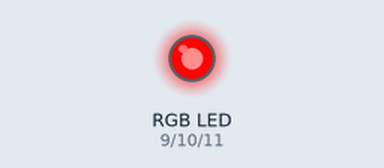
A sketch run on a simulated Arduino Uno, built with avr-gcc and run on an emulated ATmega328P. Shown: an RGB LED mixed from three pins (HIGH = lit). Dim RGB values are drawn brighter than linear.

Above: at 0.05 s.
At 1.0 s:
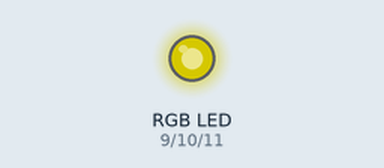
At 1.95 s:
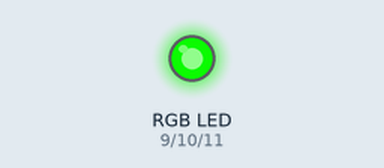
At 3.9 s:
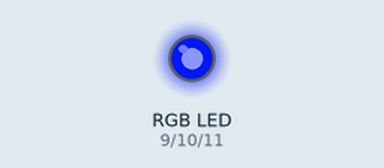
At 5.85 s:
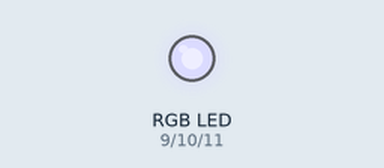
At 7.8 s:
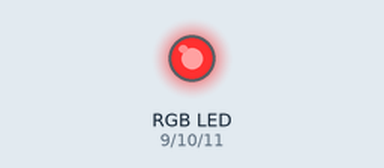
Timing chart, 0 to 10.6 s (numbered marks = the images above):
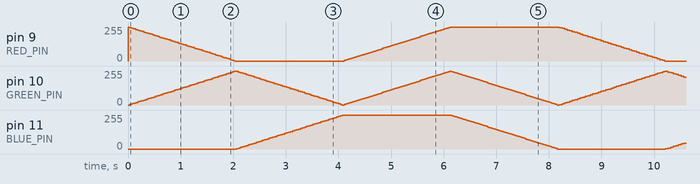

The sketch:

RGB_LED_Fader.ino
```cpp
const int RED_PIN = 9;
const int GREEN_PIN = 10;
const int BLUE_PIN = 11;

const byte fade[][3] = {{255, 0, 0}, {0, 255, 0}, {0, 0, 255}, {255, 255, 255}}; //{R, G, B}

int length = sizeof(fade) / sizeof(fade[0]);

float i = 0;

void setup(){
  pinMode(RED_PIN, OUTPUT);
  pinMode(GREEN_PIN, OUTPUT);
  pinMode(BLUE_PIN, OUTPUT);
}

void loop(){
  float blending = fmod(fmod(i, length), 1);

  int color = fmod(i, length);
  int color2 = (color + 1) % length;

  analogWrite(RED_PIN, fade[color][0] + (fade[color2][0] - fade[color][0]) * blending);
  analogWrite(GREEN_PIN, fade[color][1] + (fade[color2][1] - fade[color][1]) * blending);
  analogWrite(BLUE_PIN, fade[color][2] + (fade[color2][2] - fade[color][2]) * blending);

  i += 0.0001;
}
```
